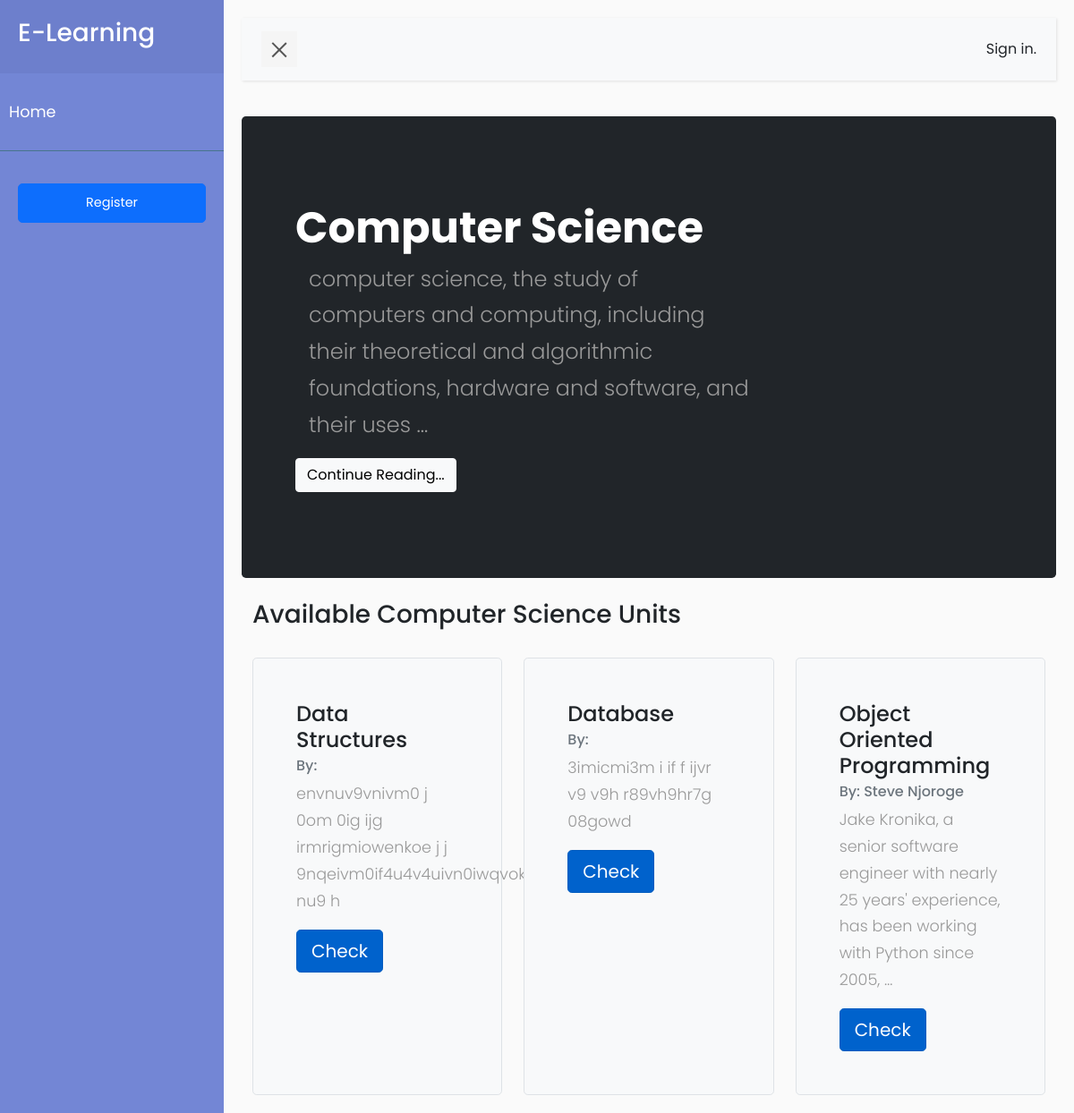
Page /courses/units/1/ on the earlier database version.
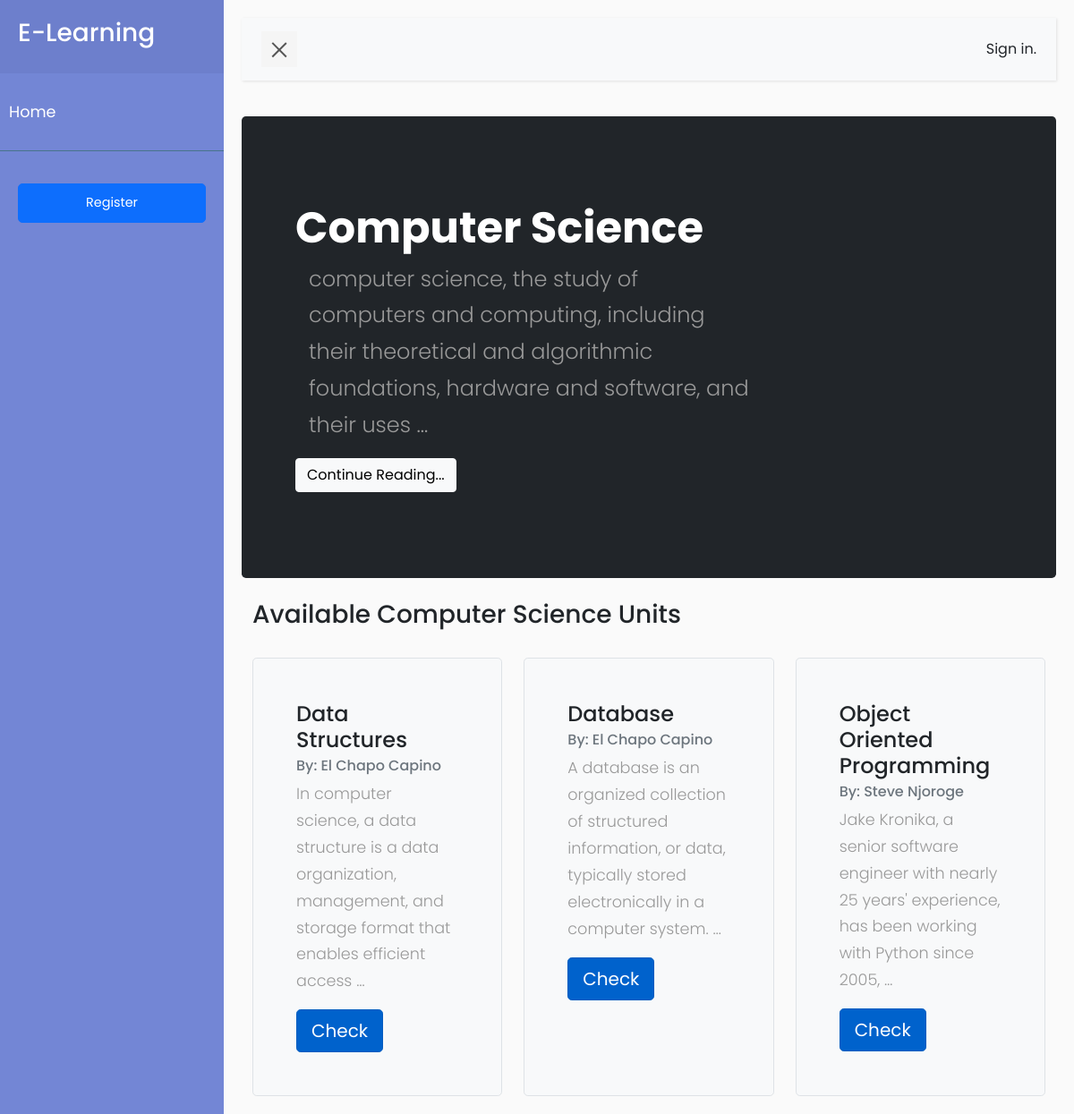
Same page on the later database version.
### courses/models.py (models this page shows, shortened)
class Course(models.Model):
    programme = models.ForeignKey(Programme, related_name='course_programme', on_delete=models.CASCADE)
    department = models.ForeignKey(Departments, related_name='department', on_delete=models.CASCADE)
    courses = models.CharField(max_length=200)
    slug = models.SlugField(unique=True)
    overview = models.TextField()
    def __str__(self):
        return self.courses

class Unit(models.Model):
    course = models.ForeignKey(Course, related_name='course', on_delete=models.CASCADE)
    year = models.ForeignKey(Semester, related_name='semester_units', on_delete=models.CASCADE)
    title = models.CharField(max_length=200)
    owner = models.ForeignKey(User, related_name='units_created', on_delete=models.CASCADE)
    slug = models.SlugField(unique=True)
    overview = models.TextField()
    created = models.DateTimeField(auto_now_add=True)
    students = models.ManyToManyField(User, related_name='course_joined', blank=True)  # enroll students to UNIT
    class Meta:
        ordering = ['-created']

### courses/views.py (the view)
# urls.py: path('courses/units/<id>/', views.UnitsStudentsListView.as_view(), name='list_semester_units'),
class UnitsStudentsListView(ListView):  # list Units for courses
    template_name = 'courses/list/units_list.html'  # path to list template
    model = Unit
    context_object_name = 'units_list'  # override the object name rendered in template.
    def get_queryset(self):
        qs = super().get_queryset()
        return qs.filter(course=self.kwargs['id'])
    def get_context_data(self, **kwargs):
        context = super().get_context_data(**kwargs)
        context['course'] = Course.objects.get(id=self.kwargs['id'])  # get course object.
        return context  # return the context data

### courses/templates/courses/list/units_list.html (shortened to what this page needs)
{% extends 'base.html' %}
{% block  content %}
    <div class="p-5 text-white bg-dark rounded-3">
      <div class="container-fluid py-5">
        <h1 class="display-5 fw-bold">{{ course }}</h1>
        <p class="col-md-8 fs-4">{{ course.overview| truncatewords:20 }}</p>
          <a class="btn btn-light" href="{% url 'course_details' course.slug %}" role="button">Continue Reading...</a>
      </div>
    </div>
    <br>
    <div class="container">
        <h3 class="">Available {{ course }} Units</h3>
        <br>
        <div class="row">
            {% for items in units_list %}
                <div class="col-md-4">
                    <div class="h-100 p-5 bg-light border rounded-3">
                        <h4 class="card-title">{{ items.title }}</h4>
                        <h6 class="card-subtitle mb-2 text-muted">By: {{ items.owner.first_name}}  {{ items.owner.last_name }}</h6>
                            <p class="card-text">{{ items.overview | truncatewords:18}}</p>
                            <a href="{% url 'unit_detail_view' items.slug %}" class="btn btn-primary btn-lg active" role="button" aria-pressed="true">Check</a>
                    </div>
                </div>
            {% empty %}
                <h3>Units Unavailable</h3>
            {% endfor %}
        </div>
    </div>
{% endblock %}

### courses/templates/base.html (shortened to what this page needs)
{% load static %}
<!DOCTYPE html>
<html>
<head>
    <link rel="stylesheet" href="https://stackpath.bootstrapcdn.com/bootstrap/4.1.0/css/bootstrap.min.css">
    <link href="https://cdn.jsdelivr.net/npm/bootstrap@5.0.2/dist/css/bootstrap.min.css" rel="stylesheet">
    <link rel="stylesheet" href="{% static "css/style5.css" %}">
</head>
<body>
    <div class="wrapper">
        <nav id="sidebar">
            <div class="sidebar-header">
                <h3>E-Learning</h3>
            </div>
            <ul class="list-unstyled components">
                <li>
                    <a href="{% url 'list_courses' %}">Home</a>
                </li>
            </ul>
            <ul class="list-unstyled CTAs">
                {% if user.is_authenticated %}
                    <li>
                        <a href="{% url 'logout'%}" class="download">Sign Out</a>
                    </li>
                {% else %}
                    <li>
                        <a class="btn btn-primary" href="{% url 'student_registration' %}">Register</a>
                    </li>
                {% endif %}
            </ul>
        </nav>
        <div id="content">
            <nav class="navbar navbar-expand-lg navbar-light bg-light">
                <div class="container-fluid">
                    <button type="button" id="sidebarCollapse" class="navbar-btn">
                        <span></span>
                    </button>
                    <div class="collapse navbar-collapse" id="navbarSupportedContent">
                        <ul class="nav navbar-nav ml-auto">
                            <li class="nav-item">
                                {% if request.user.is_authenticated %}
                                    <li>Welcome, {{ user.first_name | capfirst }}</li>
                                {% else %}
                                    <a href="{% url 'login' %}">Sign in.</a>
                                {% endif %}
                            </li>
                        </ul>
                    </div>
                </div>
            </nav>
            {% block content%}
            {% endblock %}
        </div>
    </div>
</body>
</html>

### courses/static/css/style5.css (style rules this page uses)
body { font-family: 'Poppins', sans-serif; background: #fafafa; }
p { font-family: 'Poppins', sans-serif; font-size: 1.1em; font-weight: 300; line-height: 1.7em; color: #999; }
a, a:hover, a:focus { color: inherit; text-decoration: none; transition: all 0.3s; }
.navbar { padding: 15px 10px; background: #fff; border: none; border-radius: 0; margin-bottom: 40px; box-shadow: 1px 1px 3px rgba(0, 0, 0, 0.1); }
.navbar-btn { box-shadow: none; outline: none !important; border: none; }
.wrapper { display: flex; width: 100%; align-items: stretch; perspective: 1500px; }
#sidebar { min-width: 250px; max-width: 250px; background: #7386D5; color: #fff; transition: all 0.6s cubic-bezier(0.945, 0.020, 0.270, 0.665); transform-origin: bottom left; }
#sidebar .sidebar-header { padding: 20px; background: #6d7fcc; }
#sidebar ul.components { padding: 20px 0; border-bottom: 1px solid #47748b; }
#sidebar ul li a { padding: 10px; font-size: 1.1em; display: block; }
ul.CTAs { padding: 20px; }
ul.CTAs a { text-align: center; font-size: 0.9em !important; display: block; border-radius: 5px; margin-bottom: 5px; }
#content { width: 100%; padding: 20px; min-height: 100vh; transition: all 0.3s; }
#sidebarCollapse { width: 40px; height: 40px; background: #f5f5f5; cursor: pointer; }
#sidebarCollapse span { width: 80%; height: 2px; margin: 0 auto; display: block; background: #555; transition: all 0.8s cubic-bezier(0.810, -0.330, 0.345, 1.375); transition-delay: 0.2s; }
#sidebarCollapse span:last-of-type { transform: rotate(-45deg) translate(1px, -1px); }

Differences in the rows shown:
changed Unit "Data Structures": owner.first_name (not shown) → "El Chapo"; owner.last_name (not shown) → "Capino"; overview "envnuv9vnivm0 j 0om 0ig ijg irmrigmiowenkoe j j 9nqeivm0if4u4v4uivn0iwqvokv3jrt8ijfifjvt4huunion nu9 h" → "In computer science, a data structure is a data organization, management, and storage format that enables efficient access …"
changed Unit "Database": owner.first_name (not shown) → "El Chapo"; owner.last_name (not shown) → "Capino"; overview "3imicmi3m i if f ijvr v9 v9h r89vh9hr7g 08gowd" → "A database is an organized collection of structured information, or data, typically stored electronically in a computer system. …"
